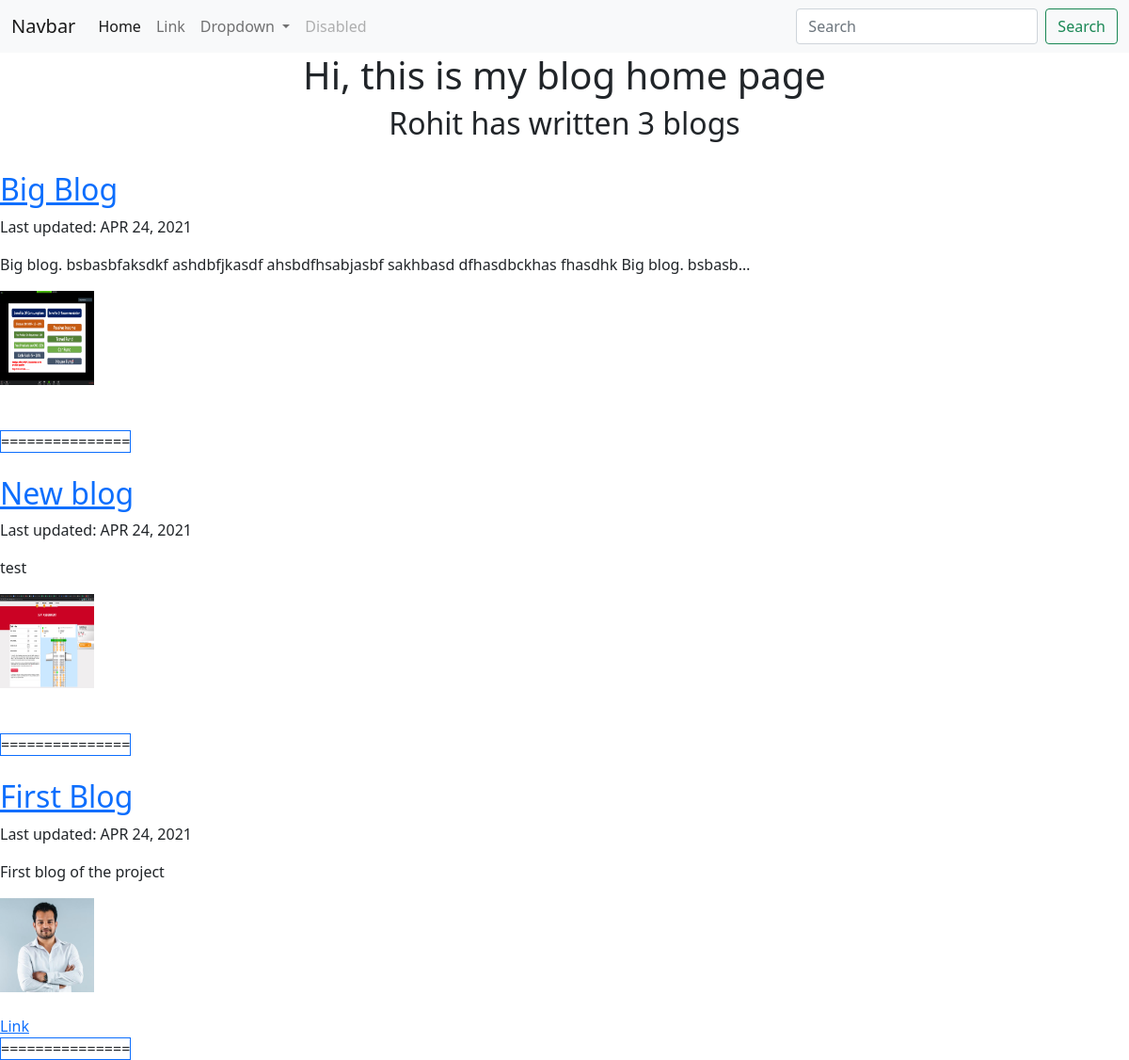
Screenshot of /blog/ with the database file from the repository.
### blog/models.py (models this page shows, shortened)
class Blog_project(models.Model):
	title = models.CharField(max_length=100)
	date = models.DateTimeField(auto_now=False, auto_now_add=False)
	description = models.TextField()
	image = models.ImageField(upload_to='blog/images/')
	url = models.URLField(blank=True)

### blog/views.py (the view)
# urls.py: path('', views.all_blogs, name='all_blogs'),
def all_blogs(request):
	blog_projects = Blog_project.objects.order_by('-date')
	return render(request, 'blog/all_blogs.html', {'blog_projects': blog_projects})

### blog/templates/blog/all_blogs.html (shortened to what this page needs)
{% extends 'portfolio/base.html' %}
{% block 'content' %}
<link href="https://cdn.jsdelivr.net/npm/bootstrap@5.0.0-beta3/dist/css/bootstrap.min.css" rel="stylesheet">
<div style="text-align: center;">
<h1>Hi, this is my blog home page</h1>
<h2>Rohit has written {{ blog_projects.count }} blog{{ blog_projects.count|pluralize }}</h2>
</div>
{% for blog in blog_projects %}
<div>
		<br>
		<a href="{% url 'blog:detail' blog.id %}"><h2>{{ blog.title }}</h2></a>
		<p>Last updated: {{ blog.date|date:"M d, Y"|upper  }}</p>
		<p>{{ blog.description|striptags|truncatechars:100 }}</p>
		<img src="{{ blog.image.url }}" height="100" width="100">
		<br><br>
		{% if blog.url %}
			<a href="{{ blog.url }}" target="_blank">Link</a>
		{% endif %}
		<br>
		<span class="border border-bottom border-primary">===============</span>
</div>
{% endfor %}
{% endblock %}

### portfolio/templates/portfolio/base.html (shortened to what this page needs)
<!doctype html>
<html lang="en">
  <head>
    <link href="https://cdn.jsdelivr.net/npm/bootstrap@5.0.0-beta3/dist/css/bootstrap.min.css" rel="stylesheet">
  </head>
  <body>
	<nav class="navbar navbar-expand-lg navbar-light bg-light">
  <div class="container-fluid">
    <a class="navbar-brand" href="#">Navbar</a>
    <div class="collapse navbar-collapse" id="navbarSupportedContent">
      <ul class="navbar-nav me-auto mb-2 mb-lg-0">
        <li class="nav-item">
          <a class="nav-link active" aria-current="page" href="#">Home</a>
        </li>
        <li class="nav-item">
          <a class="nav-link" href="#">Link</a>
        </li>
        <li class="nav-item dropdown">
          <a class="nav-link dropdown-toggle" href="#" id="navbarDropdown" role="button" data-bs-toggle="dropdown" aria-expanded="false">
            Dropdown
          </a>
        </li>
        <li class="nav-item">
          <a class="nav-link disabled" href="#" tabindex="-1" aria-disabled="true">Disabled</a>
        </li>
      </ul>
      <form class="d-flex">
        <input class="form-control me-2" type="search" placeholder="Search" aria-label="Search">
        <button class="btn btn-outline-success" type="submit">Search</button>
      </form>
    </div>
  </div>
</nav>
{% block 'content'%} {% endblock %}
  </body>
</html>

### rows the page displays
Blog_project: title "Big Blog", date "APR 24, 2021", description "Big blog. bsbasbfaksdkf ashdbfjkasdf ahsbdfhsabjasbf sakhbasd dfhasdbckhas fhasdhk Big blog. bsbasb…", image (picture)
Blog_project: title "New blog", date "APR 24, 2021", description "test", image (picture)
Blog_project: title "First Blog", date "APR 24, 2021", description "First blog of the project", image (picture)

### other values shown
{{ blog_projects.count }} "3"
